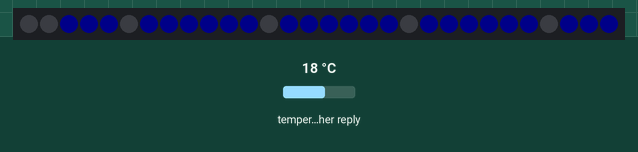
This sketch was run on a simulated ESP8266 (Wemos D1 mini). Parts: 30 RGB LEDs in strip order, left to right. The test bench sets the inputs (shaded band); at power-on: temperature in the weather reply 18 °C. Dim RGB values are drawn brighter than linear; WiFi joins after 1.5 s; servers stay silent unless stated; uploads are accepted with an empty reply; web services answer with replies made up by the test bench; not simulated (calls return 0 or success): arduino_secrets.h; what the sketch prints to the serial monitor is not drawn.

Above: at 6.6 s.
At 11.6 s:
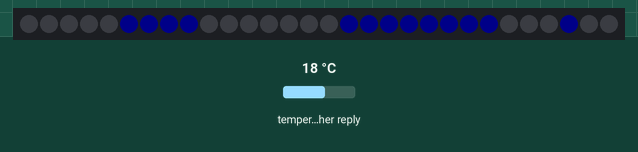
At 13.6 s:
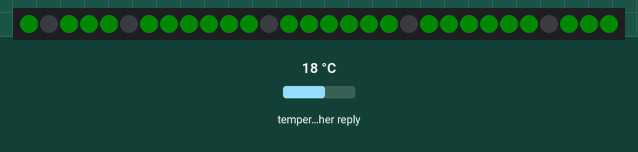

Measured:
- by itself, everything shown: repeats every 10.0 s, in 8 steps
- what the display in image 1 shows lasts 2.0 s, from 11.5 s to 13.5 s

The sketch:

Arduino_Wemos_Mirubee.ino
```cpp
#include <Arduino.h>
#include "arduino_secrets.h"
#include <ESP8266WiFi.h>
#include <ESP8266WiFiMulti.h>
#include <ESP8266HTTPClient.h>
#include <SimpleTimer.h>

#define USE_SERIAL Serial
ESP8266WiFiMulti WiFiMulti;
#include <Adafruit_NeoPixel.h>
#define NUM_LEDS 30
#define BRIGHTNESS 255
Adafruit_NeoPixel pixels = Adafruit_NeoPixel(NUM_LEDS, D1, NEO_GRB + NEO_KHZ800);

int r = 0;
int g = 0;
int b = 255;
int ra = 0;
int ga = 0;
int ba = 255;
String w = "";
String hora = "00:00";
String temp = "00";
int contador = 0;
long n = 0;
int watts = 0;


SimpleTimer timer;
SimpleTimer timer2;
SimpleTimer timer3;
SimpleTimer timer4;

void setup()
{

    USE_SERIAL.begin(115200);
    for (uint8_t t = 4; t > 0; t--)
    {
        USE_SERIAL.printf("[SETUP] WAIT %d...\n", t);
        USE_SERIAL.flush();
        delay(1000);
    }

    WiFi.mode(WIFI_STA);
    WiFiMulti.addAP(SECRET_SSID, SECRET_PASS);

   while(WiFiMulti.run() != WL_CONNECTED) {
        USE_SERIAL.print(".");
        delay(500);
    }
        if(WiFiMulti.run() == WL_CONNECTED) {
        USE_SERIAL.println("");
        USE_SERIAL.println("WiFi connected");
        USE_SERIAL.println("IP address: ");
        USE_SERIAL.println(WiFi.localIP());
    }else{
        USE_SERIAL.println("NotConnected");
      }

    timer.setInterval(1000L, cadaSegundo);
    timer2.setInterval(30000L, cada30Seg);
    timer3.setInterval(120000, cada2Min);
    timer4.setInterval(10800000, cada3Horas);
    pixels.setBrightness(BRIGHTNESS);
    pixels.begin();
    forecast();
    geonames_time();
    weather_temp();
    mirubee_watt();
    forecast();

}

void loop()
{
    n++;
    timer.run();
    timer2.run();
    timer3.run();
    timer4.run();
}

void cada3Horas()
{
    forecast();
}

void cadaSegundo()
{
    pintaDisplay();
}

void cada30Seg()
{
    geonames_time();
}

void cada2Min()
{
    mirubee_watt();
    weather_temp();
}

void forecast()
{
    int muestras = 0;
    int level = 0;

    if ((WiFiMulti.run() == WL_CONNECTED))
    {
        HTTPClient http;
        http.begin("http://api.openweathermap.org/data/2.5/"
                   "forecast?q=Palma&mode=xml&appid=" + String(OPENWEATHER_TOKEN) + "&units=metric&"
                   "type=accurate");
        int httpCode = http.GET();
        if (httpCode > 0)
        {
            if (httpCode == HTTP_CODE_OK)
            {
                String sstr = http.getString();
                while ((sstr.indexOf("number") >= 0) && (muestras < 8))
                {
                    muestras++;
                    int b = sstr.indexOf("number");
                    String number = sstr.substring(b + 8, b + 11);
                    int ni = number.toInt();
                    //level 0=good (blue), 1=rainy (orange), 2=storm (red)
                    if ((level == 0) && ((ni == 500) || (ni == 501) || ((ni >= 300) && (ni < 400))
                                            || ((ni >= 700) && (ni < 800))
                                            || ((ni >= 900) && (ni <= 906)) || (ni == 957)))
                    {
                        level = 1;
                        ra = 255;
                        ga = 140;
                        ba = 0;
                    }

                    if ((level == 1)
                        && (((ni >= 200) && (ni <= 299)) || ((ni >= 502) && (ni <= 550))
                               || ((ni >= 600) && (ni <= 699)) || ((ni >= 958) && (ni <= 956))))
                    {
                        level = 2;
                        ra = 255;
                        ga = 0;
                        ba = 0;
                    }
                    sstr = sstr.substring(b + 6);
                }
            }
        }
        else
        {
            USE_SERIAL.printf(
                "[HTTP] GET... failed, error: %s\n", http.errorToString(httpCode).c_str());
        }
        http.end();
    }
}
void geonames_time()
{
    if ((WiFiMulti.run() == WL_CONNECTED))
    {
        HTTPClient http;
        http.begin(
            "http://api.geonames.org/timezoneJSON?formatted=true&lat=39.53&lng=2.58&username=" + String(GEONAMES_USER) + "&style=full");
        int httpCode = http.GET();
        if (httpCode > 0)
        {
            if (httpCode == HTTP_CODE_OK)
            {
                String sstr = http.getString();
                int a = sstr.indexOf("time\"") + 19;
                hora = sstr.substring(a, a + 5);
                if (hora.substring(0, 2).toInt() < 8)
                {
                    pixels.setBrightness(10);
                }
                else
                {
                    pixels.setBrightness(200);
                } // Dimm between 00:00 and 08:00
            }
        }
        else
        {
            USE_SERIAL.printf(
                "[HTTP] GET... failed, error: %s\n", http.errorToString(httpCode).c_str());
        }
        http.end();
    }
}
void weather_temp()
{
    if ((WiFiMulti.run() == WL_CONNECTED))
    {
        HTTPClient http;
        http.begin("http://api.openweathermap.org/data/2.5/weather?q=Palma,es&appid="
            + String(OPENWEATHER_TOKEN) + "&units=metric");
        int httpCode = http.GET();
        if (httpCode > 0)
        {
            if (httpCode == HTTP_CODE_OK)
            {
                String sstr = http.getString();
                int a = sstr.indexOf("temp\":");
                temp = sstr.substring(a + 6, a + 8);
                if (temp.substring(1, 2) == ",")
                {
                    temp = "0" + temp.substring(0, 1);
                }
            }
        }
        else
        {
            USE_SERIAL.printf(
                "[HTTP] GET... failed, error: %s\n", http.errorToString(httpCode).c_str());
        }
        http.end();
    }
}
void mirubee_watt()
{
    if ((WiFiMulti.run() == WL_CONNECTED))
    {
        HTTPClient http;
        http.begin("http://app.mirubee.com/api/v2/buildings/12757/meters/40715/channels/1/last");
        http.addHeader("Authorization", MIRUBEE_TOKEN);
        int httpCode = http.GET();
        if (httpCode > 0)
        {
            if (httpCode == HTTP_CODE_OK)
            {
                String payload = http.getString();
                int p1 = payload.indexOf("P\":[") + 4;
                int p2 = payload.indexOf(".", p1);
                watts = payload.substring(p1, p2).toInt();
            }
        }
        else
        {
            USE_SERIAL.printf(
                "[HTTP] GET... failed, error: %s\n", http.errorToString(httpCode).c_str());
        }
        http.end();
    }
}

void pintaDisplay()
{
    contador = contador + 1;
    if (contador % 10 < 6) //sec 0 to 6 display time
    { // Hora
        numero(3, hora.substring(0, 1).toInt(), r, g, b);
        numero(2, hora.substring(1, 2).toInt(), r, g, b);
        numero(1, hora.substring(3, 4).toInt(), r, g, b);
        numero(0, hora.substring(4, 5).toInt(), r, g, b);
        if (contador % 2 == 0)
        {
            pixels.setPixelColor(0, r, g, b);
            pixels.setPixelColor(1, r, g, b);
        }
        else
        {
            pixels.setPixelColor(0, 0, 0, 0);
            pixels.setPixelColor(1, 0, 0, 0);
        }
    }
    else if (contador % 10 < 8)//next 2 secs display temp
    { // Temp
        pixels.setPixelColor(0, 0, 0, 0);
        pixels.setPixelColor(1, 0, 0, 0);
        numero(0, 8, 0, 0, 0);
        numero(1, 10, ra, ga, ba);
        numero(3, temp.substring(0, 1).toInt(), ra, ga, ba);
        numero(2, temp.substring(1, 2).toInt(), ra, ga, ba);
    }
    else //next 2 secs display watts
    { // Watios
        w = "0000" + String(watts);
        byte l = w.length();
        byte rw = 0;
        byte gw = 0;
        byte bw = 0;
        w = w.substring(l - 4, l);
        byte c = w.substring(0, 2).toInt();
        if (c < 10)
        {
            rw = 0;
            gw = 255;
            bw = 0;
        }
        else if (c < 20)
        {
            rw = 255;
            gw = 255;
            bw = 0;
        }
        else if (c < 30)
        {
            rw = 255;
            gw = 170;
            bw = 0;
        }
        else if (c < 40)
        {
            rw = 255;
            gw = 85;
            bw = 0;
        }
        else
        {
            rw = 255;
            gw = 0;
            bw = 0;
        }

        numero(3, w.substring(0, 1).toInt(), rw, gw, bw);
        numero(2, w.substring(1, 2).toInt(), rw, gw, bw);
        numero(1, w.substring(2, 3).toInt(), rw, gw, bw);
        numero(0, w.substring(3, 4).toInt(), rw, gw, bw);
        pixels.setPixelColor(0, rw, gw, bw);
    }
    pixels.show();
}

void numero(int pos, int n, int r, int g, int b)
{
    pos = 3 - pos;
    int num[11][8] = { { 6, 0, 1, 2, 3, 4, 5 }, { 2, 1, 2 }, { 5, 0, 1, 6, 4, 3 },
        { 5, 0, 1, 2, 3, 6 }, { 4, 5, 1, 6, 2 }, { 5, 0, 5, 6, 2, 3 }, { 6, 0, 5, 6, 2, 3, 4 },
        { 3, 0, 1, 2 }, { 7, 0, 1, 2, 3, 4, 5, 6 }, { 6, 0, 1, 6, 5, 2, 3 }, { 4, 0, 1, 5, 6 } };
    int seg[4][7] = { { 25, 24, 28, 29, 30, 26, 27 }, { 18, 17, 21, 22, 23, 19, 20 },
        { 8, 9, 5, 4, 3, 7, 6 }, { 11, 10, 14, 15, 16, 12, 13 } };


    for (int i = 0; i < 7; i++)
    {
        pixels.setPixelColor(seg[pos][i] - 1, 0, 0, 0);
    }
    for (int i = 0; i < num[n][0]; i++)
    {
        pixels.setPixelColor(seg[pos][num[n][i + 1]] - 1, r, g, b);
    }
    pixels.show();
}
```
